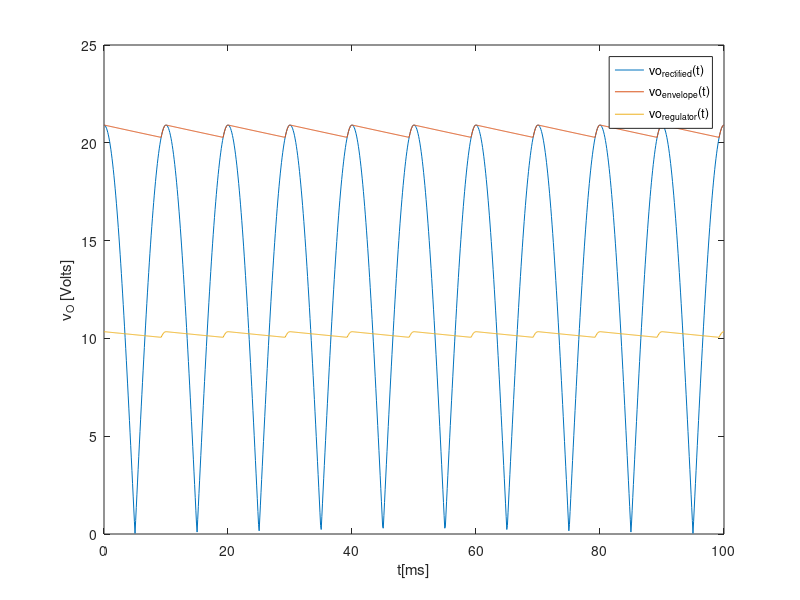
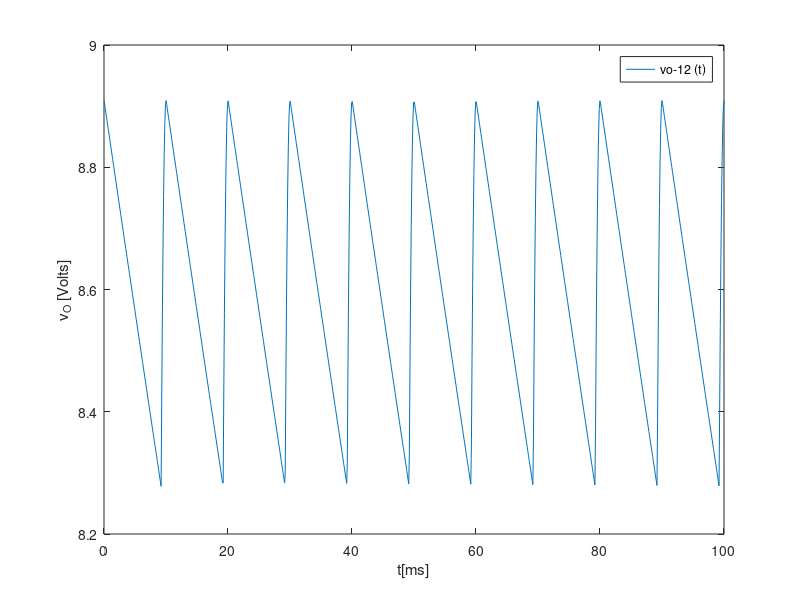

The MATLAB source for these figures, in order:
%Lab3                                                  Academic Year 2020/2021
%                                                            TCFE
%Authors:
%Joana Matos, 95799
%Ricardo Abreu, 95842
%Vasco Emídio, 95856
%MEAer
close all 
clear all

format long;

%---------------------Primary Circuit (given data)------------------------------
f=50;
T=1/f;
Vin = 230;

%--------------------Secondary Circuit (chosen data)----------------------------
R1 = 3000;
R2 = 5000;
C = 0.0001;

%%%%%%%%%%%%%%%%%%%%%%%%%%%%%TABELA COM VALORES POR NO REPORT E LIDA NO NGSPICE--------------------------------------------------------------------------------

%-----------------------Transformer---------------------------------------------
n = 11;
A = Vin/n;

%-----------------------Envelope Detector---------------------------------------
t=linspace(0, 10*(T/2), 1000);
w=2*pi*f;

vs = A*cos(w*t);

vfr = zeros(1, length(t));     %Full-wave rectifier

  for i=1:length(t)
    vfr(i) = abs(vs(i));
  endfor

venv = zeros(1, length(t));   %Envelope Voltage

tOFF = (1/w) * atan(1/(w*R1*C));               %tOFF
vOexp = A*cos(w*tOFF)*exp(-(t-tOFF)/(R1*C));   %exponencial


for i=1:length(t)                               %Envelope Voltage
	if t(i) < tOFF
	  venv(i) = vfr(i);

	elseif vOexp(i) > vfr(i)
    venv(i) = vOexp(i);
    
	else
	  tOFF = tOFF + 1/(f*2);
    vOexp = A*abs(cos(w*tOFF))*exp(-(t-tOFF)/(R1*C));
    venv(i) = vfr(i);
	 endif
endfor
	
average = mean(venv)
ripple_env = max(venv) - min(venv)
average_env = ripple_env/2 + min(venv)

printf ("Envelope_TAB\n");
printf ("Ripple Envelope = %e \n", ripple_env);
printf ("Average Envelope = %e \n", average_env);
printf ("Envelope_END\n\n");

%-----------------------Voltage Regulator---------------------------------------
num_diode = 17;
VOn = 0.6;

vOreg = zeros(1, length(t));
dc_vOreg = 0;
ac_vOreg = zeros(1, length(t));
	
%dc component regulator
if average_env >= VOn*num_diode
  dc_vOreg = VOn*num_diode;
else
  dc_vOreg = average_env;
endif
	
  
%ac component regulator
vt = 0.026;
Is = 1e-14;
eta = 1;

rd = eta*vt/(Is*exp(VOn/(eta*vt)));

ac_vOreg = (num_diode*rd)/((num_diode*rd)+R2)*(venv-average_env);

vOreg = dc_vOreg+ac_vOreg;
	
%plots of the values
	
%output voltages at rectifier, envelope detector and regulator

%figure 1
%fig1 = figure(1);
%title("Regulator and envelope output voltage v_o(t)")
%plot (t*1000,venv, ";vo_{envelope}(t);");
%xlabel ("t[ms]")
%ylabel ("v_O [Volts]")
%legend('Location','northeast');
%print (fig1, "all_vout.eps", "-depsc");


fig1 = figure(1);
title("Envelope and regulator output voltages")
plot (t*1000, vfr, ";vo_{rectified}(t);", t*1000,venv, ";vo_{envelope}(t);", t*1000,vOreg, ";vo_{regulator}(t);");
xlabel ("t[ms]")
ylabel ("v_O [Volts]")
legend('Location','northeast');
print (fig1, "vout_reg_env.eps", "-depsc");
	
%Deviations (vOenv - 12) 
fig2 = figure(2);
title("Defletion from the wanted DC voltage")
plot (t*1000,(venv-12), ";vo-12 (t);");
xlabel ("t[ms]")
ylabel ("v_O [Volts]")
legend('Location','northeast');
print (fig2, "defletion.eps", "-depsc");
	
average_reg = mean(vOreg);
ripple_reg = max(vOreg)-min(vOreg);

printf ("RippleRegulator = %e \n", ripple_reg);
printf ("AverageRegulator= %e \n\n", average_reg);

total_cost = ((R1+R2)/1000)+C*1000000+((num_diode+4)*0.1);
merit=1/(total_cost*(ripple_reg+abs(average_reg-12)+10e-6));

printf ("Total cost of the components = %e \n", total_cost);
printf ("Merit= %e \n", merit);
	
%-------------------------plots-------------------------------------------------
